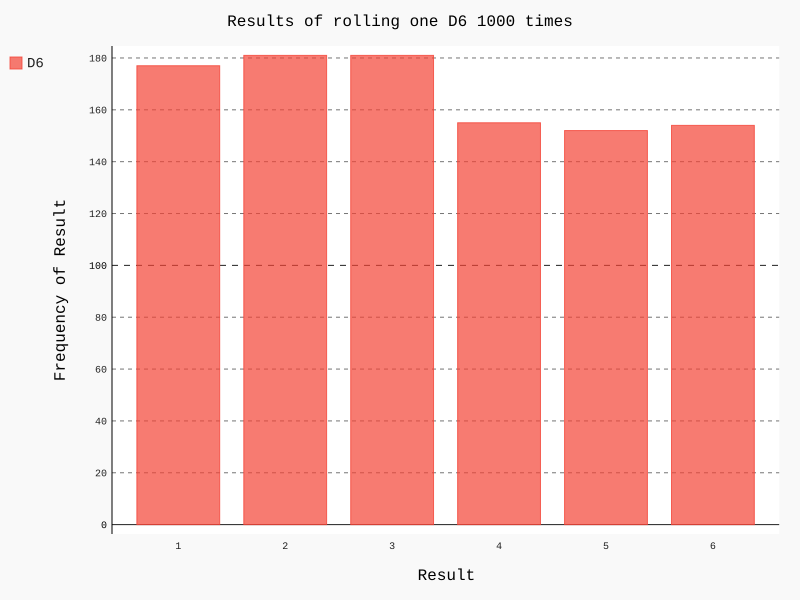

Python code for this plot:
import pygal
from die import Die



die = Die()

results =[die.roll() for roll_num in range(1000)]

frequencies = [results.count(value) for value in range(1, die.num_sides+1)]


hist = pygal.Bar()
hist.title= "Results of rolling one D6 1000 times"
hist.x_labels = ['1','2','3','4','5','6']
hist.x_title = "Result"
hist.y_title ="Frequency of Result"

hist.add('D6', frequencies)
hist.render_to_file('die_visual.svg')    
